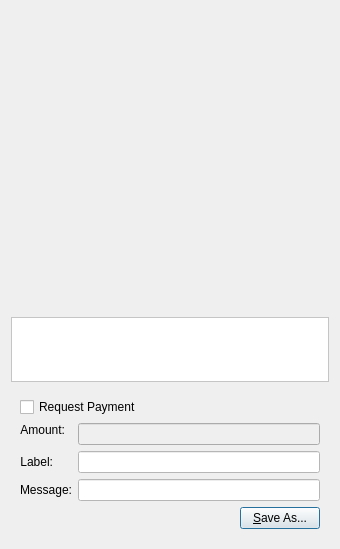
<?xml version="1.0" encoding="UTF-8"?>
<ui version="4.0">
 <class>QRCodeDialog</class>
 <widget class="QDialog" name="QRCodeDialog">
  <property name="geometry">
   <rect>
    <x>0</x>
    <y>0</y>
    <width>340</width>
    <height>549</height>
   </rect>
  </property>
  <property name="windowTitle">
   <string>QR Code Dialog</string>
  </property>
  <layout class="QVBoxLayout" name="verticalLayout_3">
   <item>
    <widget class="QLabel" name="lblQRCode">
     <property name="sizePolicy">
      <sizepolicy hsizetype="Expanding" vsizetype="Expanding">
       <horstretch>0</horstretch>
       <verstretch>0</verstretch>
      </sizepolicy>
     </property>
     <property name="minimumSize">
      <size>
       <width>300</width>
       <height>300</height>
      </size>
     </property>
     <property name="textFormat">
      <enum>Qt::PlainText</enum>
     </property>
     <property name="alignment">
      <set>Qt::AlignCenter</set>
     </property>
     <property name="wordWrap">
      <bool>true</bool>
     </property>
    </widget>
   </item>
   <item>
    <widget class="QPlainTextEdit" name="outUri">
     <property name="sizePolicy">
      <sizepolicy hsizetype="Expanding" vsizetype="Minimum">
       <horstretch>0</horstretch>
       <verstretch>0</verstretch>
      </sizepolicy>
     </property>
     <property name="minimumSize">
      <size>
       <width>0</width>
       <height>50</height>
      </size>
     </property>
     <property name="styleSheet">
      <string notr="true">background-color:#ffffff;color:#000000;</string>
     </property>
     <property name="tabChangesFocus">
      <bool>true</bool>
     </property>
     <property name="textInteractionFlags">
      <set>Qt::TextSelectableByKeyboard|Qt::TextSelectableByMouse</set>
     </property>
    </widget>
   </item>
   <item>
    <widget class="QWidget" name="widget" native="true">
     <layout class="QVBoxLayout" name="verticalLayout_2">
      <item>
       <widget class="QCheckBox" name="chkReqPayment">
        <property name="enabled">
         <bool>true</bool>
        </property>
        <property name="text">
         <string>Request Payment</string>
        </property>
       </widget>
      </item>
      <item>
       <layout class="QFormLayout" name="formLayout">
        <property name="fieldGrowthPolicy">
         <enum>QFormLayout::AllNonFixedFieldsGrow</enum>
        </property>
        <item row="1" column="0">
         <widget class="QLabel" name="lblLabel">
          <property name="text">
           <string>Label:</string>
          </property>
          <property name="textFormat">
           <enum>Qt::PlainText</enum>
          </property>
          <property name="alignment">
           <set>Qt::AlignRight|Qt::AlignTrailing|Qt::AlignVCenter</set>
          </property>
          <property name="buddy">
           <cstring>lnLabel</cstring>
          </property>
         </widget>
        </item>
        <item row="1" column="1">
         <widget class="QLineEdit" name="lnLabel">
          <property name="styleSheet">
           <string notr="true">background-color:#ffffff;color:#000000;</string>
          </property>
         </widget>
        </item>
        <item row="2" column="0">
         <widget class="QLabel" name="lblMessage">
          <property name="text">
           <string>Message:</string>
          </property>
          <property name="textFormat">
           <enum>Qt::PlainText</enum>
          </property>
          <property name="alignment">
           <set>Qt::AlignRight|Qt::AlignTrailing|Qt::AlignVCenter</set>
          </property>
          <property name="buddy">
           <cstring>lnMessage</cstring>
          </property>
         </widget>
        </item>
        <item row="2" column="1">
         <widget class="QLineEdit" name="lnMessage">
          <property name="styleSheet">
           <string notr="true">background-color:#ffffff;color:#000000;</string>
          </property>
         </widget>
        </item>
        <item row="0" column="0">
         <widget class="QLabel" name="lblAmount">
          <property name="sizePolicy">
           <sizepolicy hsizetype="Preferred" vsizetype="Maximum">
            <horstretch>0</horstretch>
            <verstretch>0</verstretch>
           </sizepolicy>
          </property>
          <property name="text">
           <string>Amount:</string>
          </property>
          <property name="textFormat">
           <enum>Qt::PlainText</enum>
          </property>
          <property name="alignment">
           <set>Qt::AlignRight|Qt::AlignTrailing|Qt::AlignVCenter</set>
          </property>
          <property name="buddy">
           <cstring>lnReqAmount</cstring>
          </property>
         </widget>
        </item>
        <item row="0" column="1">
         <widget class="BitcoinAmountField" name="lnReqAmount">
          <property name="enabled">
           <bool>false</bool>
          </property>
          <property name="minimumSize">
           <size>
            <width>80</width>
            <height>0</height>
           </size>
          </property>
         </widget>
        </item>
       </layout>
      </item>
      <item>
       <layout class="QHBoxLayout" name="horizontalLayout">
        <item>
         <spacer name="horizontalSpacer">
          <property name="orientation">
           <enum>Qt::Horizontal</enum>
          </property>
          <property name="sizeHint" stdset="0">
           <size>
            <width>40</width>
            <height>20</height>
           </size>
          </property>
         </spacer>
        </item>
        <item>
         <widget class="QPushButton" name="btnSaveAs">
          <property name="text">
           <string>&amp;Save As...</string>
          </property>
         </widget>
        </item>
       </layout>
      </item>
     </layout>
    </widget>
   </item>
  </layout>
 </widget>
 <customwidgets>
  <customwidget>
   <class>BitcoinAmountField</class>
   <extends>QLineEdit</extends>
   <header>bitcoinamountfield.h</header>
   <container>1</container>
  </customwidget>
 </customwidgets>
 <resources/>
 <connections>
  <connection>
   <sender>chkReqPayment</sender>
   <signal>clicked(bool)</signal>
   <receiver>lnReqAmount</receiver>
   <slot>setEnabled(bool)</slot>
   <hints>
    <hint type="sourcelabel">
     <x>92</x>
     <y>285</y>
    </hint>
    <hint type="destinationlabel">
     <x>98</x>
     <y>311</y>
    </hint>
   </hints>
  </connection>
 </connections>
</ui>
